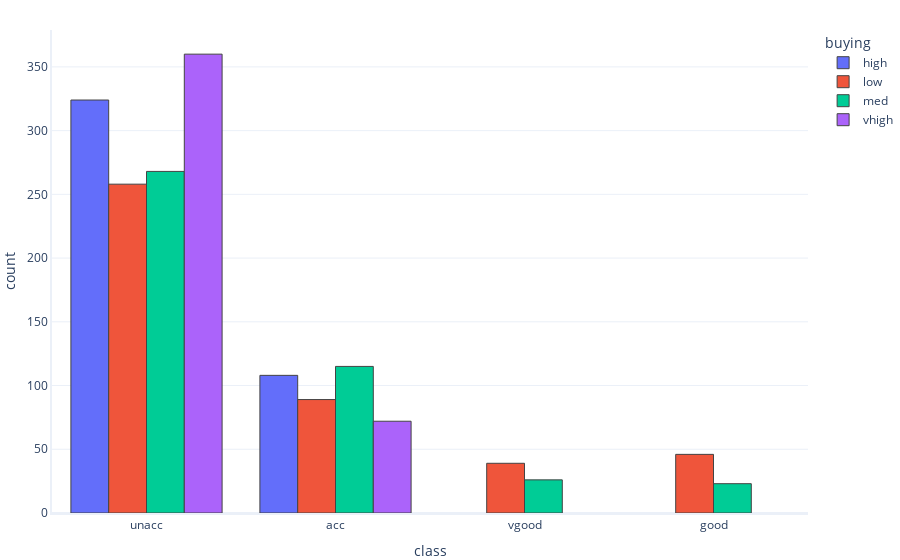
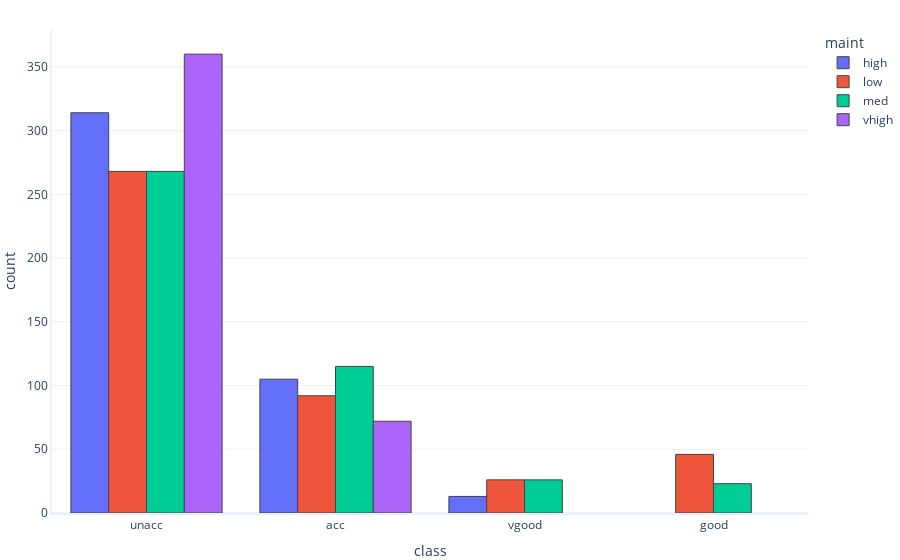
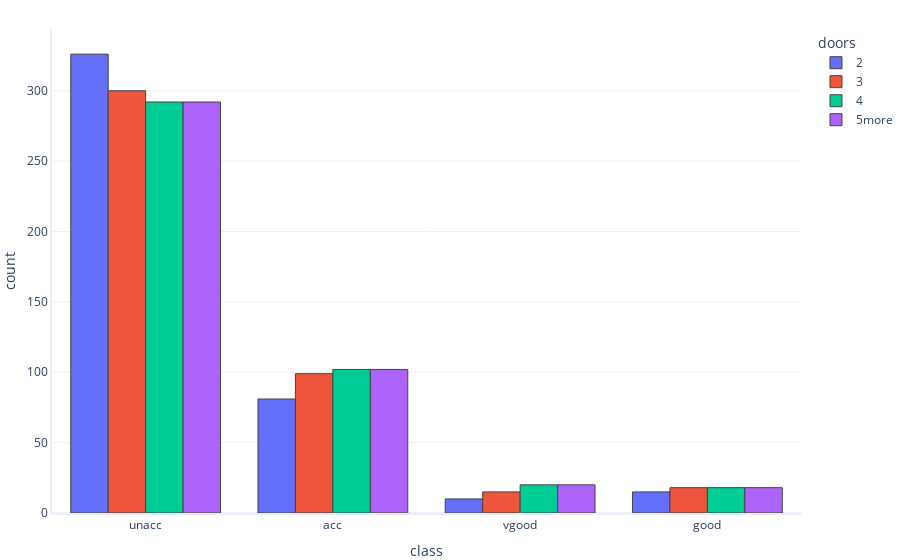
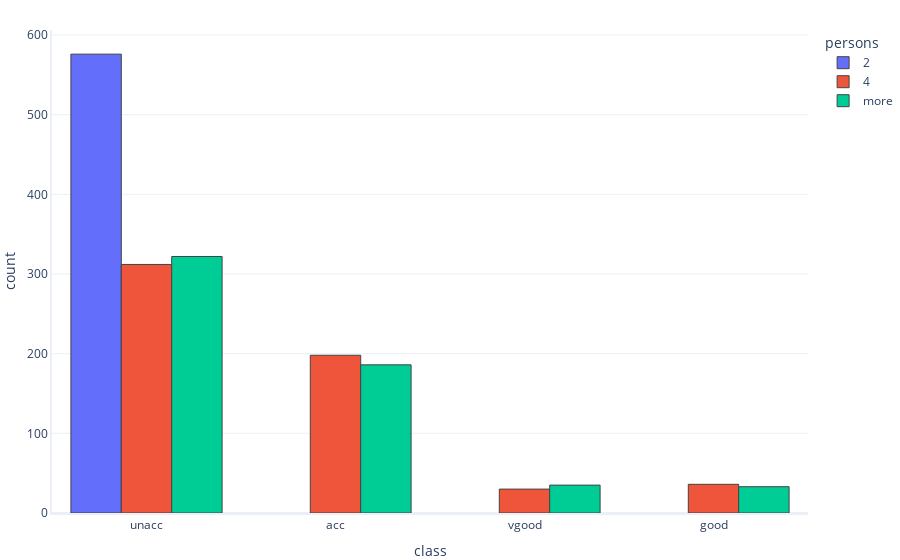

Here is the notebook cell these charts were saved with, in order:
### Code cell
import recursos_graficos as rg

for col in df_car.columns:
    rg.multiple_histogram(df_car, 'class', col, show=True)

### Figure 1 — Plotly figure (JSON) as saved in the notebook; plotly's stock layout.template omitted (floating-point values rounded to 4 significant figures; data arrays with more than 128 entries replaced by an {"elided": "..."} marker saying what was removed)
{"data": [{"histfunc": "count", "name": "high", "type": "histogram", "x": {"elided": "432 str values"}}, {"histfunc": "count", "name": "low", "type": "histogram", "x": {"elided": "432 str values"}}, {"histfunc": "count", "name": "med", "type": "histogram", "x": {"elided": "432 str values"}}, {"histfunc": "count", "name": "vhigh", "type": "histogram", "x": {"elided": "432 str values"}}], "layout": {"legend": {"title": {"text": "buying"}}, "xaxis": {"title": {"text": "class"}}, "yaxis": {"title": {"text": "count"}}}}

### Figure 2 — Plotly figure (JSON) as saved in the notebook; plotly's stock layout.template omitted (floating-point values rounded to 4 significant figures; data arrays with more than 128 entries replaced by an {"elided": "..."} marker saying what was removed)
{"data": [{"histfunc": "count", "name": "high", "type": "histogram", "x": {"elided": "432 str values"}}, {"histfunc": "count", "name": "low", "type": "histogram", "x": {"elided": "432 str values"}}, {"histfunc": "count", "name": "med", "type": "histogram", "x": {"elided": "432 str values"}}, {"histfunc": "count", "name": "vhigh", "type": "histogram", "x": {"elided": "432 str values"}}], "layout": {"legend": {"title": {"text": "maint"}}, "xaxis": {"title": {"text": "class"}}, "yaxis": {"title": {"text": "count"}}}}

### Figure 3 — Plotly figure (JSON) as saved in the notebook; plotly's stock layout.template omitted (floating-point values rounded to 4 significant figures; data arrays with more than 128 entries replaced by an {"elided": "..."} marker saying what was removed)
{"data": [{"histfunc": "count", "name": "2", "type": "histogram", "x": {"elided": "432 str values"}}, {"histfunc": "count", "name": "3", "type": "histogram", "x": {"elided": "432 str values"}}, {"histfunc": "count", "name": "4", "type": "histogram", "x": {"elided": "432 str values"}}, {"histfunc": "count", "name": "5more", "type": "histogram", "x": {"elided": "432 str values"}}], "layout": {"legend": {"title": {"text": "doors"}}, "xaxis": {"title": {"text": "class"}}, "yaxis": {"title": {"text": "count"}}}}

### Figure 4 — Plotly figure (JSON) as saved in the notebook; plotly's stock layout.template omitted (floating-point values rounded to 4 significant figures; data arrays with more than 128 entries replaced by an {"elided": "..."} marker saying what was removed)
{"data": [{"histfunc": "count", "name": "2", "type": "histogram", "x": {"elided": "576 str values"}}, {"histfunc": "count", "name": "4", "type": "histogram", "x": {"elided": "576 str values"}}, {"histfunc": "count", "name": "more", "type": "histogram", "x": {"elided": "576 str values"}}], "layout": {"legend": {"title": {"text": "persons"}}, "xaxis": {"title": {"text": "class"}}, "yaxis": {"title": {"text": "count"}}}}
